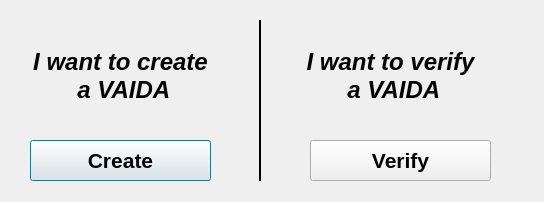
<?xml version="1.0" encoding="UTF-8"?>
<ui version="4.0">
 <class>HomeDialog</class>
 <widget class="QDialog" name="HomeDialog">
  <property name="geometry">
   <rect>
    <x>0</x>
    <y>0</y>
    <width>544</width>
    <height>202</height>
   </rect>
  </property>
  <property name="windowTitle">
   <string>VAIDA</string>
  </property>
  <widget class="QWidget" name="horizontalLayoutWidget">
   <property name="geometry">
    <rect>
     <x>-1</x>
     <y>-1</y>
     <width>2</width>
     <height>2</height>
    </rect>
   </property>
   <layout class="QHBoxLayout" name="horizontalLayout"/>
  </widget>
  <widget class="QLabel" name="createLabel">
   <property name="geometry">
    <rect>
     <x>20</x>
     <y>20</y>
     <width>201</width>
     <height>111</height>
    </rect>
   </property>
   <property name="font">
    <font>
     <pointsize>18</pointsize>
     <weight>75</weight>
     <italic>true</italic>
     <bold>true</bold>
    </font>
   </property>
   <property name="text">
    <string>I want to create
 a VAIDA</string>
   </property>
   <property name="alignment">
    <set>Qt::AlignCenter</set>
   </property>
  </widget>
  <widget class="QPushButton" name="createButton">
   <property name="geometry">
    <rect>
     <x>30</x>
     <y>140</y>
     <width>181</width>
     <height>41</height>
    </rect>
   </property>
   <property name="font">
    <font>
     <pointsize>16</pointsize>
     <weight>75</weight>
     <bold>true</bold>
    </font>
   </property>
   <property name="text">
    <string>Create</string>
   </property>
  </widget>
  <widget class="QWidget" name="horizontalLayoutWidget_2">
   <property name="geometry">
    <rect>
     <x>269</x>
     <y>-1</y>
     <width>2</width>
     <height>2</height>
    </rect>
   </property>
   <layout class="QHBoxLayout" name="horizontalLayout_2"/>
  </widget>
  <widget class="QPushButton" name="verifyButton">
   <property name="geometry">
    <rect>
     <x>310</x>
     <y>140</y>
     <width>181</width>
     <height>41</height>
    </rect>
   </property>
   <property name="font">
    <font>
     <pointsize>16</pointsize>
     <weight>75</weight>
     <bold>true</bold>
    </font>
   </property>
   <property name="text">
    <string>Verify</string>
   </property>
  </widget>
  <widget class="QLabel" name="verifyLabel">
   <property name="geometry">
    <rect>
     <x>290</x>
     <y>20</y>
     <width>201</width>
     <height>111</height>
    </rect>
   </property>
   <property name="font">
    <font>
     <pointsize>18</pointsize>
     <weight>75</weight>
     <italic>true</italic>
     <bold>true</bold>
    </font>
   </property>
   <property name="text">
    <string>I want to verify
 a VAIDA</string>
   </property>
   <property name="alignment">
    <set>Qt::AlignCenter</set>
   </property>
  </widget>
  <widget class="Line" name="line">
   <property name="geometry">
    <rect>
     <x>250</x>
     <y>20</y>
     <width>20</width>
     <height>161</height>
    </rect>
   </property>
   <property name="frameShadow">
    <enum>QFrame::Plain</enum>
   </property>
   <property name="lineWidth">
    <number>2</number>
   </property>
   <property name="orientation">
    <enum>Qt::Vertical</enum>
   </property>
  </widget>
 </widget>
 <resources/>
 <connections/>
</ui>
